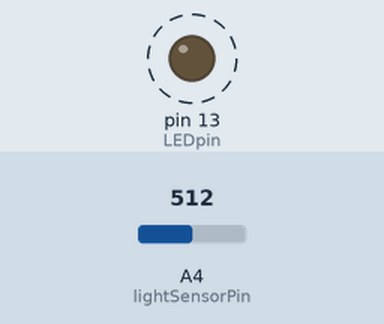
Recording of a sketch running on a simulated Arduino Uno, built with avr-gcc and run on an emulated ATmega328P. Parts: output pins drawn as LEDs (lit = HIGH). Dashed ring = blinking. Inputs (shaded band) come from the test bench; at power-on: A4 (lightSensorPin) = 512. What the sketch prints to the serial monitor is not drawn.

Above: at 2.1 s.
2.2 s: A4 (lightSensorPin) set to 164
5.7 s: A4 (lightSensorPin) set to 141
At 7.2 s:
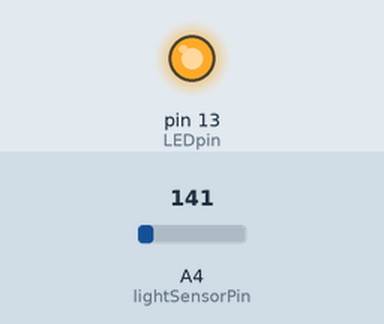
At 8.5 s:
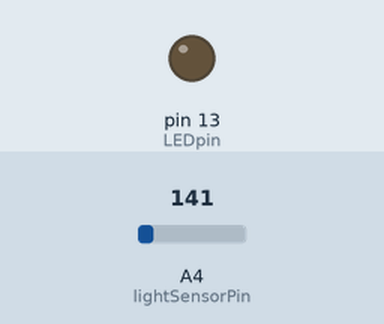
Timing chart, 0 to 16.3 s (numbered marks = the images above; inputs shaded):
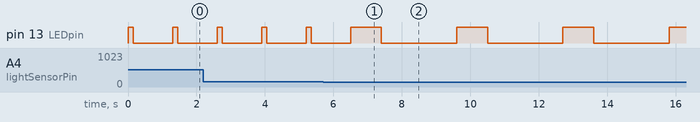

Measured:
- the behaviour switches between 151 and 150 on A4 (lightSensorPin) (found by bisection; images 0 and 1)
- after the input at 5.7 s, pin 13 (LEDpin): alternates HIGH for 0.90 s and LOW for 2.2 s, starting after 1.7 s
- by itself, pin 13 (LEDpin): alternates HIGH for 0.15 s and LOW for 1.2 s

The sketch:

tidd-lightsensor-final.ino
```cpp
// initialize variables
int lightSensorValue = 0;
int lightSensorPin = A4;
int LEDpin = 13;
int threshold = 150;

void setup() {
  // initialize serial communication:
  Serial.begin(4800);
  pinMode(LEDpin,OUTPUT);
 // pinMode(A3,OUTPUT);
 // digitalWrite(A3,HIGH); // set A3 as vcc
}

void loop() {
  // read the value from the sensor
  lightSensorValue = analogRead(lightSensorPin);

  // if the ambient light is bright
  if(lightSensorValue>threshold){
    //print mode
    Serial.print("Cor");
    // Blink LED
	digitalWrite(LEDpin, HIGH);
  	delay(150);
  	digitalWrite(LEDpin, LOW);
  	delay(150);
  }

  // if the ambient light is dark
  else{
    // print mode
    Serial.println("Escurecer");
    // Fade LED
  	analogWrite(LEDpin, 255);
  	delay(300);
  	analogWrite(LEDpin, 200);
  	delay(300);
  	analogWrite(LEDpin, 150);
  	delay(300);
  	analogWrite(LEDpin, 100);
  	delay(300);
  	analogWrite(LEDpin, 50);
  	delay(300);
  	analogWrite(LEDpin, 0);
  	delay(600);
  }

  Serial.print(" Sensor Value: ");
  Serial.println(lightSensorValue);

  // delay between readings:
  delay(1000);
}
```
